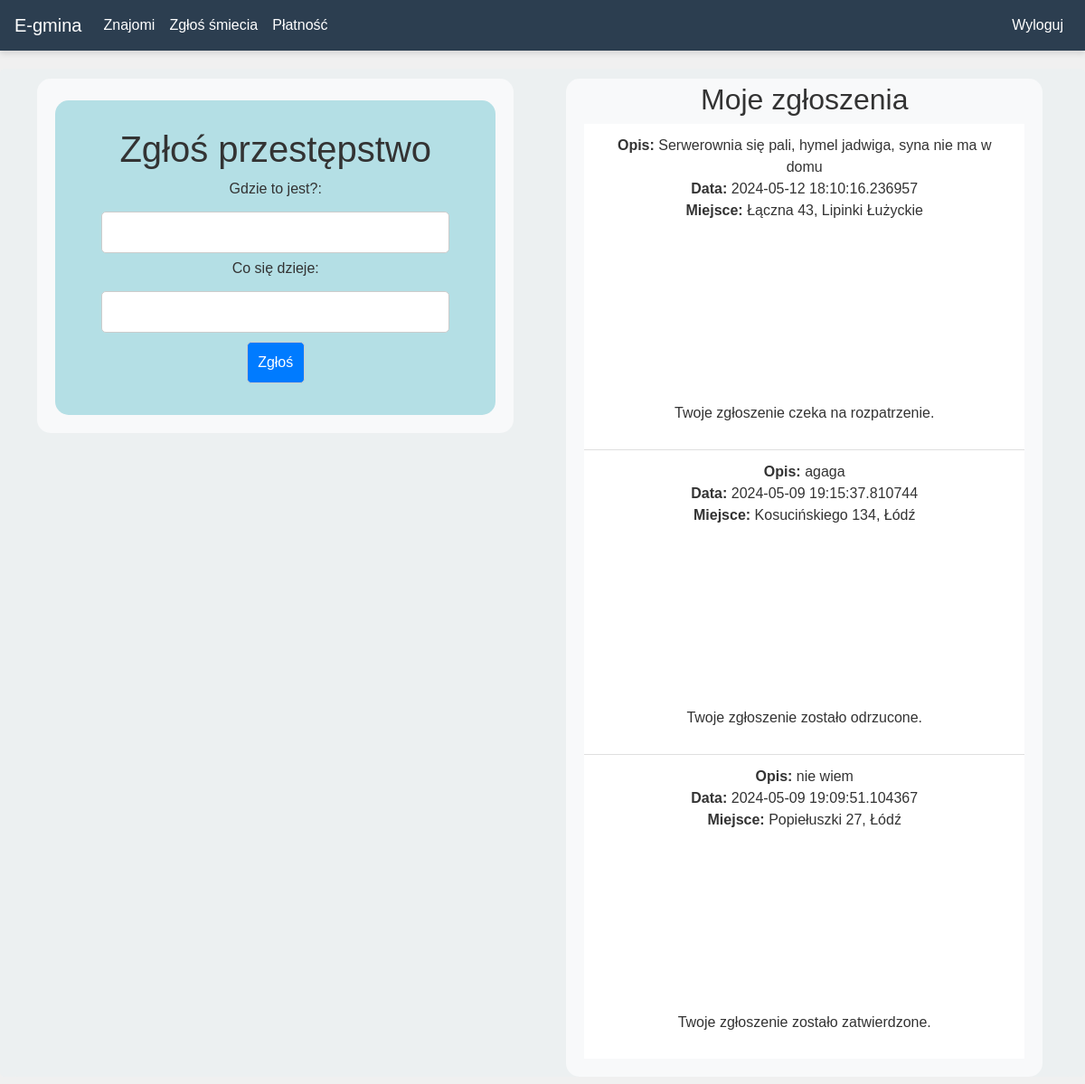
The app's page /report (signed in) with its own data.
### website/models.py (models this page shows)
class Report(db.Model):
    id = db.Column(db.Integer, primary_key=True)
    data = db.Column(db.String(10000))
    date = db.Column(db.DateTime(timezone=True), default=func.now())
    place = db.Column(db.String(150))
    status = db.Column(db.String(50), default='pending')
    user_id = db.Column(db.Integer, db.ForeignKey('user.id'))

### website/views.py (the view, shortened to what this page needs)
@views.route("/report", methods=['GET', 'POST'])
@login_required
def report():
    user_reports = list(reversed(current_user.Reports))
    return render_template('report.html', user=current_user,user_reports=user_reports)

### website/__init__.py (called while the page is built)
def create_app():
    app = Flask(__name__, static_folder='templates/static')
    app.config['SECRET_KEY'] = 'hjshjhdjah kjshkjdhjs'
    app.config['SQLALCHEMY_DATABASE_URI'] = f'sqlite:///{DB_NAME}'
    db.init_app(app)
    from .views import views
    from .auth import auth
    app.register_blueprint(views, url_prefix='/')
    app.register_blueprint(auth, url_prefix='/')
    from .models import User, Event
    with app.app_context():
        db.create_all()
        create_admin(app)
    login_manager = LoginManager()
    login_manager.login_view = 'auth.login_user'
    login_manager.init_app(app)
    @login_manager.user_loader
    def load_user(id):
        return User.query.get(int(id))
    return app

### website/templates/report.html (shortened to what this page needs)
{% extends "base.html" %}
{% block content %}
    <div class="container">
        <div class="row">
            <div class="col-md-6">
                <div class="container1">
                    <div class="container_event">
                        <h1 align="center">Zgłoś przestępstwo</h1>
                        <body>
                            <form method="POST">
                                <label for="place">Gdzie to jest?:</label><br>
                                <input type="text" id="place" name="place" required><br>
                                <label for="data">Co się dzieje:</label><br>
                                <input type="text" id="data" name="data" required><br>
                                <button type="submit">Zgłoś</button>
                            </form>
                        </body>
                    </div>
                </div>
            </div>
            <div class="col-md-6">
                <div class="container2">
                    <div class="container_report">
                        <h2 align="center">Moje zgłoszenia</h2>
                        <ul class="list-group list-group-flush" id="Reports">
                            {% for report in user_reports %}
                                <li class="list-group-item">
                                    <strong>Opis:</strong> {{ report.data }}<br>
                                    <strong>Data:</strong> {{ report.date }}<br>
                                    <strong>Miejsce:</strong> {{ report.place }}<br>
                                    <div id="map-{{ report.id }}" style="height: 200px;"></div>
                                    {% if report.status == 'rejected' %}
                                        <p>Twoje zgłoszenie zostało odrzucone.</p>
                                    {% elif report.status == 'accepted' %}
                                        <p>Twoje zgłoszenie zostało zatwierdzone.</p>
                                    {%else%}
                                        <p>Twoje zgłoszenie czeka na rozpatrzenie.</p>
                                    {% endif %}
                                </li>
                            {% endfor %}
                        </ul>
                    </div>
                </div>
            </div>
        </div>
    </div>
{% endblock %}

### website/templates/base.html (style rules this page uses)
body { background-color: #f0f0f0; color: #333; }
.container { background-color: #ecf0f1; border-radius: 5px; max-width: 100%; margin: 20px auto; padding: 0 15px; }

### website/templates/report.html (style rules this page uses)
body { font-family: Arial, sans-serif; margin: 0; padding: 0; }
.container1, .container2 { background-color: #f8f9fa; color: #333333; text-align: center; padding: 20px; padding-top: 4px; border-radius: 15px; width: 95%; margin-top: 2%; margin-left: 2%; }
.container_event { position: relative; background-color: #b4dfe5; color: #333333; justify-content: center; align-items: center; border-radius: 15px; padding: 30px; margin-top: 20px; }
input[type="text"], input[type="datetime-local"], button { padding: 10px; margin: 5px; border: 1px solid #ccc; border-radius: 5px; width: 90%; box-sizing: border-box; }
button { background-color: #007bff; color: #ffffff; cursor: pointer; width:15%; }

### records on screen
Report: data "Serwerownia się pali, hymel jadwiga, syna nie ma w domu", date "2024-05-12 18:10:16.236957", place "Łączna 43, Lipinki Łużyckie", status "Twoje zgłoszenie czeka na rozpatrzenie."
Report: data "agaga", date "2024-05-09 19:15:37.810744", place "Kosucińskiego 134, Łódź", {{ report.id }} 2 (drawn), status "Twoje zgłoszenie zostało odrzucone."
Report: data "nie wiem", date "2024-05-09 19:09:51.104367", place "Popiełuszki 27, Łódź", status "Twoje zgłoszenie zostało zatwierdzone."
